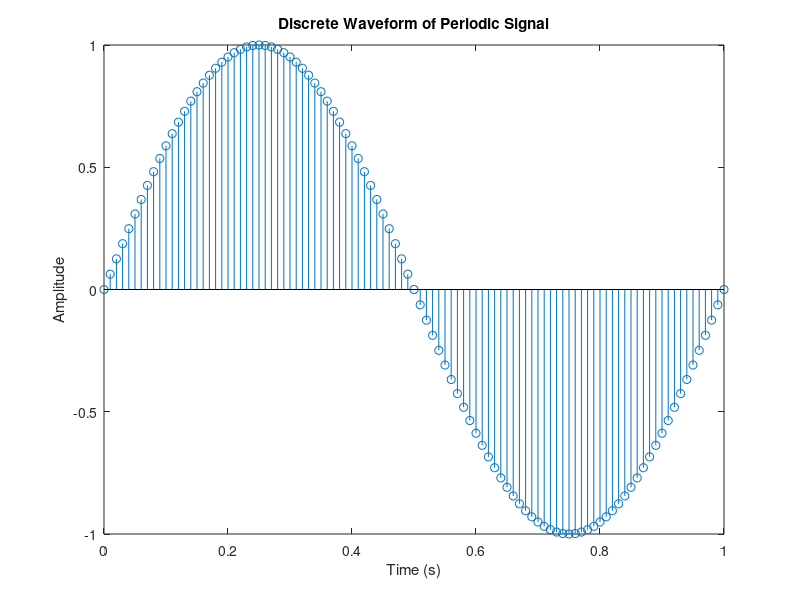

MATLAB code for this plot:
% Define the period of the signal
T = 1;

% Define the time interval for one period
t = 0:0.01:T;

% Define the amplitude of the signal
A = 1;

% Define the frequency of the signal
f = 1/T;

% Generate the signal
x = A*sin(2*pi*f*t);

% Plot the signal
stem(t,x);
xlabel('Time (s)')
ylabel('Amplitude')
title('Discrete Waveform of Periodic Signal')